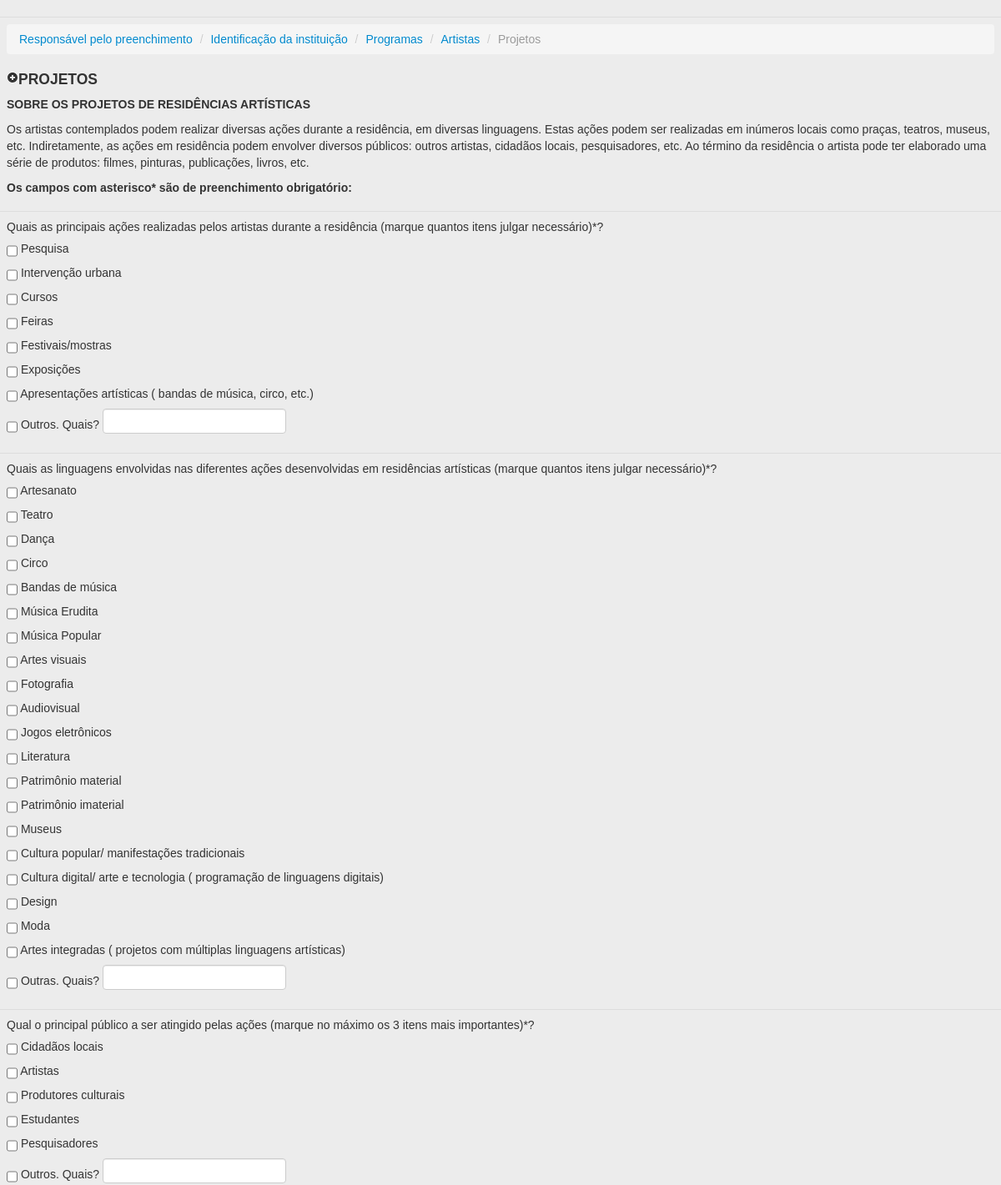
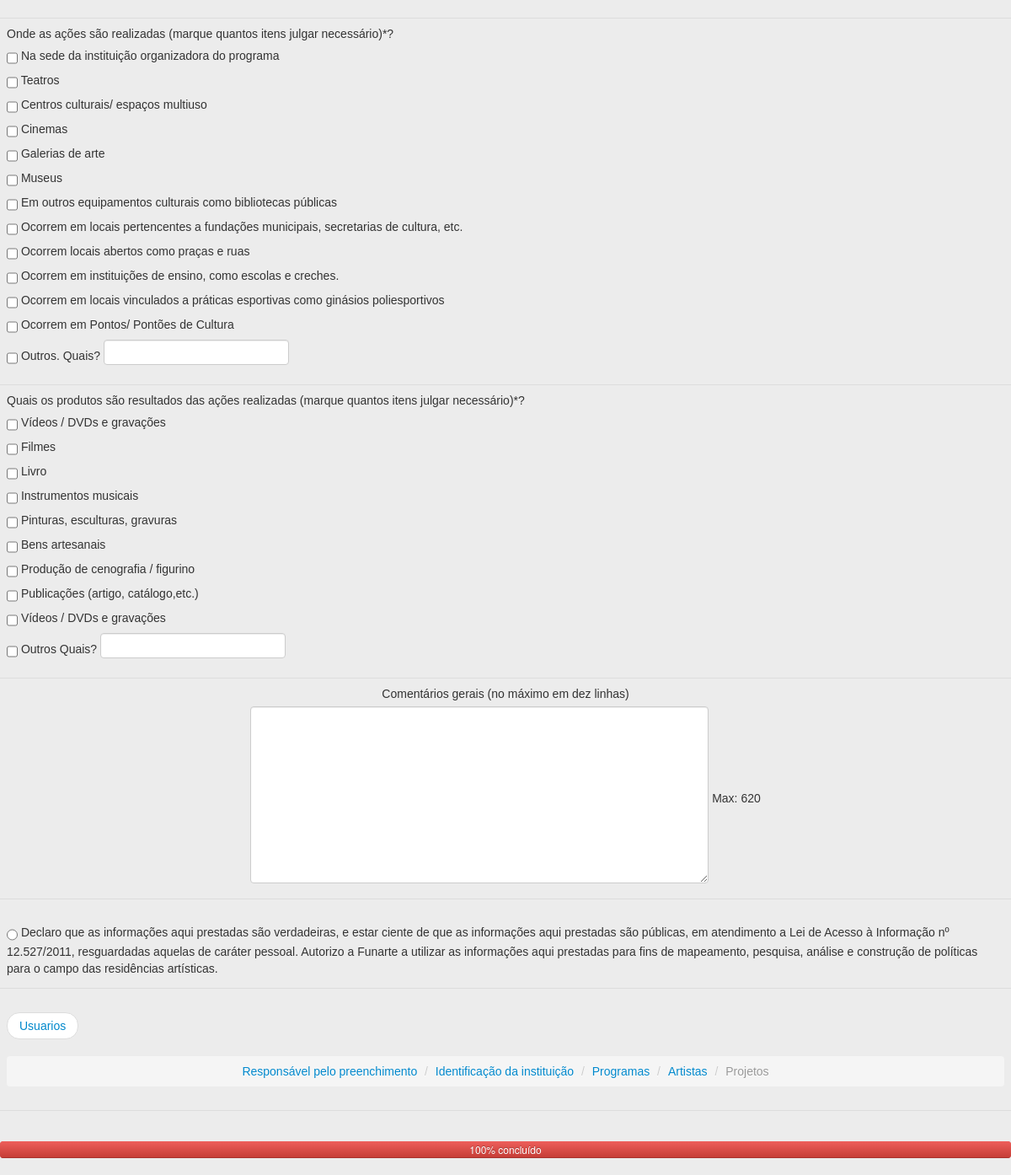
Page /admin/acessando/parteIV.php?aces=GustavoPalma on the earlier database version (2 pictures, top to bottom).
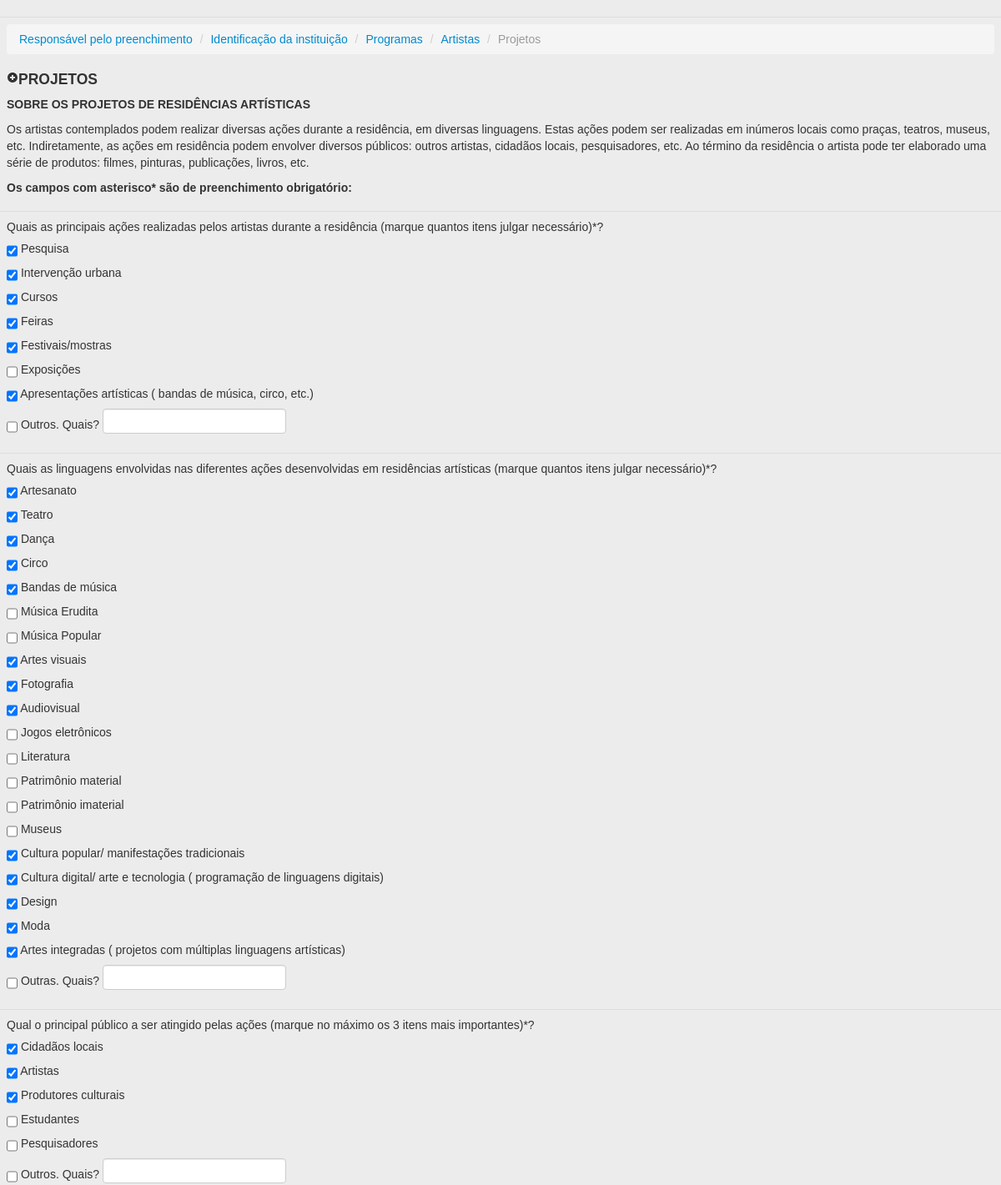
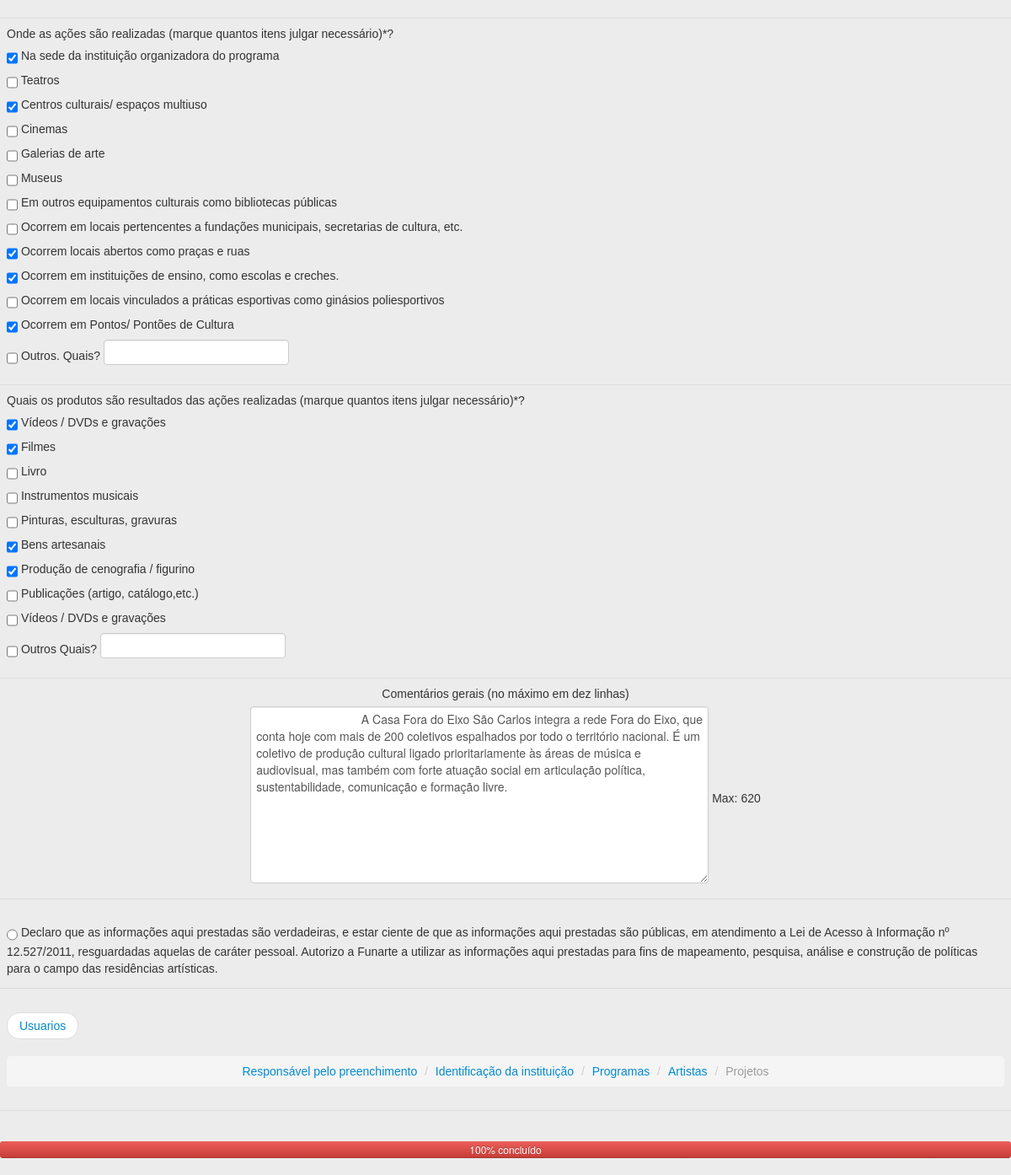
Same page on the later database version (2 pictures, top to bottom).
### tables this page shows
CREATE TABLE `pesquisaquais` (
  `idpesquisa` int(11) NOT NULL auto_increment,
  `questao` varchar(45) default NULL,
  `respostas` longtext NOT NULL,
  `usuario` varchar(45) NOT NULL,
  `parte` varchar(45) default NULL,
  `data` varchar(45) default NULL,
  `hora` varchar(45) default NULL,
  PRIMARY KEY  (`idpesquisa`)
);

### admin/acessando/parteIV.php (the view, shortened to what the changed rows need)
<!DOCTYPE html PUBLIC "-//W3C//DTD XHTML 1.0 Transitional//EN" "http://www.w3.org/TR/xhtml1/DTD/xhtml1-transitional.dtd">
<html xmlns="http://www.w3.org/1999/xhtml">
<head>
        <link href="../../css/bootstrap.min.css" rel="stylesheet" media="screen">
        <link href="../../css/barra.css" rel="stylesheet" type="text/css" />
<?
	  	  	if(empty($_GET["aces"])) {
			}else{
			$Login = ($_GET["aces"]);
			}
   ?>
   <?  function getArray(&$Login){
   	   $sql = "select * from pesquisa Where usuario= '$Login' and parte ='4';";
	   $Resultado = mysql_query($sql) or die("Erro: " . mysql_error());
	   $i=0;
	   $resposta = array();
	   while ($array_exibir = mysql_fetch_array($Resultado)) {
		$resposta[$i] = ($array_exibir['respostas']);
		$i++;
	    }
   	    return $resposta;
      	}
     	$meuArray = getArray($Login);
	?>
	<? function getArray1(&$Login){
    $sql = "select * from pesquisaquais Where usuario= '$Login' and parte ='4';";
    $Resultado = mysql_query($sql) or die("Erro: " . mysql_error());
    $resposta1 = array();
    while ($array_exibir = mysql_fetch_array($Resultado)) {
        $resposta1[$array_exibir['questao']] = $array_exibir['respostas'];
    }
    return $resposta1;
    }
    $meuArray1 = getArray1($Login);
    ?>
    <link rel="stylesheet" href="../../css/validationEngine.jquery.css" type="text/css"/>
	<link rel="stylesheet" href="../../css/template.css" type="text/css"/>
</head>
<body>
<form id="form1" name="form1" method="post" action="sql/parteIV.php">
    <table width="98%" class="table table-hover" align="center" cellpadding="2" cellspacing="2" style="font-family: Verdana, Geneva, sans-serif;">
      <tr>
        <td>
      <label><input name="qtd1[]" type="checkbox" value="1a" <? if(in_array("1a", $meuArray)){ echo "checked";}?>
      class="validate[minCheckbox[1]] checkbox"/>
      Pesquisa</label>
      <label><input name="qtd1[]" type="checkbox" value="1b" <? if(in_array("1b", $meuArray)){ echo "checked";}?>
      class="validate[minCheckbox[1]] checkbox"/>
      Intervenção urbana</label>
      <label><input name="qtd1[]" type="checkbox" value="1c" <? if(in_array("1c", $meuArray)){ echo "checked";}?>
      class="validate[minCheckbox[1]] checkbox"/>
      Cursos</label>
      <label><input name="qtd1[]" type="checkbox" value="1d" <? if(in_array("1d", $meuArray)){ echo "checked";}?>
      class="validate[minCheckbox[1]] checkbox"/>
      Feiras</label>
      <label><input name="qtd1[]" type="checkbox" value="1e" <? if(in_array("1e", $meuArray)){ echo "checked";}?>
      class="validate[minCheckbox[1]] checkbox"/>
      Festivais/mostras</label>
      <label><input name="qtd1[]" type="checkbox" value="1g" <? if(in_array("1g", $meuArray)){ echo "checked";}?>
      class="validate[minCheckbox[1]] checkbox"/>
      Apresentações artísticas ( bandas de música, circo, etc.)</label>
      </td>
      </tr>
      <tr>
      <td><div>
            <label>
            <input name="qtd2[]" type="checkbox" value="2a" <? if(in_array("2a", $meuArray)){ echo "checked";}?>
             class="validate[minCheckbox[1]] checkbox"/>
             Artesanato</label>
            <label><input name="qtd2[]" type="checkbox" value="2b" <? if(in_array("2b", $meuArray)){ echo "checked";}?>
            class="validate[minCheckbox[1]] checkbox"/>
            Teatro</label>
            <label>
            <input name="qtd2[]" type="checkbox" value="2c" <? if(in_array("2c", $meuArray)){ echo "checked";}?>
            class="validate[minCheckbox[1]] checkbox"/>
            Dança</label>
            <label>
            <input name="qtd2[]" type="checkbox" value="2d" <? if(in_array("2d", $meuArray)){ echo "checked";}?>
            class="validate[minCheckbox[1]] checkbox"/>
            Circo</label>
            <label><input name="qtd2[]" type="checkbox" value="2e" <? if(in_array("2e", $meuArray)){ echo "checked";}?>
            class="validate[minCheckbox[1]] checkbox"/>
            Bandas de música</label>
            <label><input name="qtd2[]" type="checkbox" value="2h" <? if(in_array("2h", $meuArray)){ echo "checked";}?>
            class="validate[minCheckbox[1]] checkbox"/>
            Artes visuais</label>
            <label><input name="qtd2[]" type="checkbox" value="2i" <? if(in_array("2i", $meuArray)){ echo "checked";}?>
            class="validate[minCheckbox[1]] checkbox"/>
            Fotografia</label>
            <label><input name="qtd2[]" type="checkbox" value="2j" <? if(in_array("2j", $meuArray)){ echo "checked";}?>
            class="validate[minCheckbox[1]] checkbox"/>
            Audiovisual</label>
            <label><input name="qtd2[]" type="checkbox" value="2p" <? if(in_array("2p", $meuArray)){ echo "checked";}?>
            class="validate[minCheckbox[1]] checkbox"/>
            Cultura popular/ manifestações tradicionais</label>
            <label><input name="qtd2[]" type="checkbox" value="2q" <? if(in_array("2q", $meuArray)){ echo "checked";}?>
            class="validate[minCheckbox[1]] checkbox"/>
            Cultura digital/ arte e tecnologia ( programação de linguagens digitais)</label>
            <label><input name="qtd2[]" type="checkbox" value="2r" <? if(in_array("2r", $meuArray)){ echo "checked";}?>
            class="validate[minCheckbox[1]] checkbox"/>
            Design</label>
            <label>
            <input name="qtd2[]" type="checkbox" value="2s" <? if(in_array("2s", $meuArray)){ echo "checked";}?>
            class="validate[minCheckbox[1]] checkbox"/>
            Moda</label>
            <label><input name="qtd2[]" type="checkbox" value="2t" <? if(in_array("2t", $meuArray)){ echo "checked";}?>
            class="validate[minCheckbox[1]] checkbox"/>
            Artes integradas ( projetos com múltiplas linguagens artísticas)</label>
        </div></td>
      </tr>
            <tr>
        <td><div>
            <label>
            <input type="checkbox" name="qtd3[]" value="3a" <? if(in_array("3a", $meuArray)){ echo "checked";}?>
            class="validate[maxCheckbox[3],minCheckbox[1]] checkbox"/>
            Cidadãos locais</label>
            <label>
            <input type="checkbox" name="qtd3[]" value="3b" <? if(in_array("3b", $meuArray)){ echo "checked";}?>
            class="validate[maxCheckbox[3],minCheckbox[1]] checkbox"/>
            Artistas</label>
            <label>
            <input type="checkbox" name="qtd3[]" value="3c" <? if(in_array("3c", $meuArray)){ echo "checked";}?>
              class="validate[maxCheckbox[3],minCheckbox[1]] checkbox"/>
              Produtores culturais</label>
        </div></td>
      </tr>
            <tr>
        <td>
            <label>
            <input type="checkbox" name="qtd4[]" value="4a" <? if(in_array("4a", $meuArray)){ echo "checked";}?>
            class="validate[minCheckbox[1]] checkbox"/>
            Na sede da instituição organizadora do programa</label>
            <label>
              <input type="checkbox" name="qtd4[]" value="4c" <? if(in_array("4c", $meuArray)){ echo "checked";}?>
              class="validate[minCheckbox[1]] checkbox"/>
              Centros culturais/ espaços multiuso</label>
            <label>
              <input type="checkbox" name="qtd4[]" value="4i" <? if(in_array("4i", $meuArray)){ echo "checked";}?>
              class="validate[minCheckbox[1]] checkbox"/>
              Ocorrem  locais abertos como praças e ruas</label>
            <label>
              <input type="checkbox" name="qtd4[]" value="4j" <? if(in_array("4j", $meuArray)){ echo "checked";}?>
              class="validate[minCheckbox[1]] checkbox"/>
              Ocorrem em instituições de ensino, como escolas e creches.</label>
            <label>
              <input type="checkbox" name="qtd4[]" value="4l" <? if(in_array("4l", $meuArray)){ echo "checked";}?>
              class="validate[minCheckbox[1]] checkbox"/>
              Ocorrem em Pontos/ Pontões de Cultura</label>
          </td>
      </tr>
            <tr>
        <td>
          <label>
            <input type="checkbox" name="qtd5[]" value="5a" <? if(in_array("5a", $meuArray)){ echo "checked";}?>
            class="validate[minCheckbox[1]] checkbox"/>
            Vídeos / DVDs e gravações </label>
          <label>
            <input type="checkbox" name="qtd5[]" value="5b" <? if(in_array("5b", $meuArray)){ echo "checked";}?>
            class="validate[minCheckbox[1]] checkbox"/>
            Filmes </label>
          <label>
            <input type="checkbox" name="qtd5[]" value="5f" <? if(in_array("5f", $meuArray)){ echo "checked";}?>
            class="validate[minCheckbox[1]] checkbox"/>
            Bens artesanais </label>
          <label>
            <input type="checkbox" name="qtd5[]" value="5g" <? if(in_array("5g", $meuArray)){ echo "checked";}?>
            class="validate[minCheckbox[1]] checkbox"/>
            Produção de cenografia / figurino </label>
          </td>
          </tr>
           <tr>
            <td><div>
             <div align="center">
             <textarea name="qtdComentariosGerais" id="qtdComentariosGerais" onkeyup="limitaTextarea(this.value)"  onkeydown="limitaTextarea(this.value)" dir="ltr" lang="pt-br" cols="20" rows="10" validate[max[620]]  maxlength="620" class="input-xxlarge" style="text-align:left;">
				<?php echo $meuArray1['qtdComentariosGerais'];?>
             </textarea>
                 Max: <span id="contador">620</span>
             </div>
             </div></td>
            </tr>
      <br/>
    </table>
</form>
</body>
</html>

Differences in the rows shown:
added pesquisaquais: qtdComentariosGerais "A Casa Fora do Eixo São Carlos integra a rede Fora do Eixo, que conta hoje com mais de 200 coletivos espalhados por todo o território nacional. É um coletivo de produção cultural ligado prioritariamente às áreas de música e audiovisual, mas também com forte atuação social em articulação política, sustentabilidade, comunicação e formação livre."
Other differences:
form field value: "☐" → "☑"
